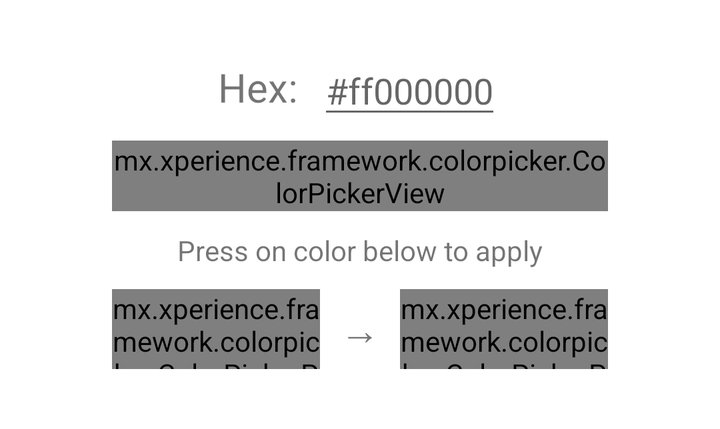
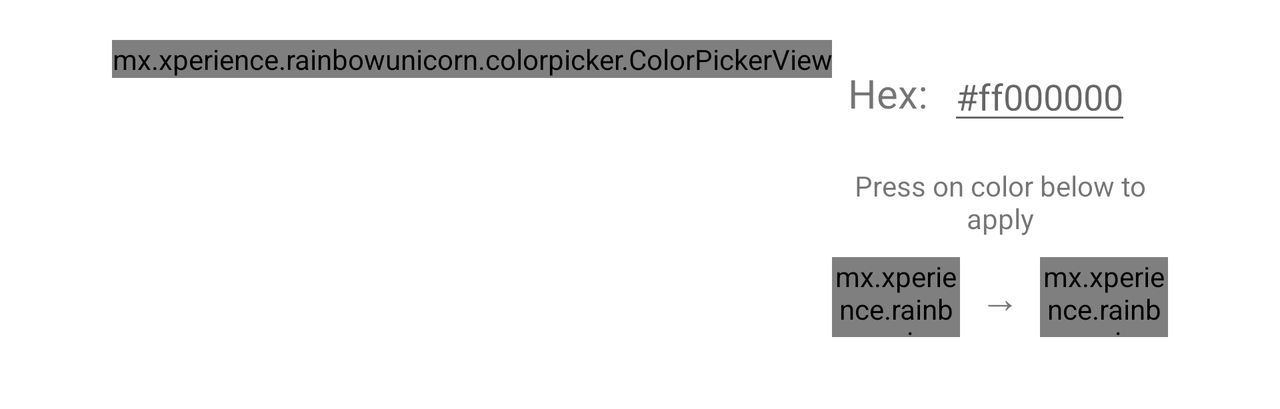

Two renders of one Android screen. The first uses the default layout on a phone; the second uses the alternative layout the repository ships for a different screen configuration, on a matching device. The two XML files are below.
<!-- AndroidManifest.xml: fallback theme Theme.MaterialComponents.DayNight.NoActionBar -->
<!-- res/layout/preference_color_picker.xml -->
<?xml version="1.0" encoding="utf-8"?>
<LinearLayout
    xmlns:android="http://schemas.android.com/apk/res/android"
    android:layout_width="wrap_content"
    android:layout_height="wrap_content"
    android:layout_marginStart="36dp"
    android:layout_marginEnd="36dp"
    android:padding="20dp"
    android:orientation="vertical">

    <LinearLayout
        android:layout_width="match_parent"
        android:layout_height="wrap_content"
        android:layout_marginBottom="6dp"
        android:layout_marginTop="3dp"
        android:gravity="center"
        android:orientation="horizontal">

        <TextView
            android:layout_width="wrap_content"
            android:layout_height="wrap_content"
            android:layout_marginEnd="10dp"
            android:text="@string/hex"
            android:textSize="20sp" />

        <EditText
            android:id="@+id/hex"
            android:layout_width="wrap_content"
            android:layout_height="wrap_content"
            android:inputType="text"
            android:maxLines="1"
            android:maxLength="7"
            android:hint="@string/hex_hint" />

    </LinearLayout>

    <mx.xperience.framework.colorpicker.ColorPickerView
        android:id="@+id/color_picker_view"
        android:layout_width="wrap_content"
        android:layout_height="wrap_content"
        android:tag="portrait" />

    <TextView
        android:layout_width="match_parent"
        android:layout_height="wrap_content"
        android:text="@string/press_color_to_apply"
        android:gravity="center"
        android:layout_marginTop="10dp"
        android:layout_marginBottom="10dp"
        android:textAppearance="?android:attr/textAppearanceSmall" />

    <LinearLayout
        android:layout_width="wrap_content"
        android:layout_height="40dp"
        android:orientation="horizontal"
        android:layout_marginBottom="10dp">

        <mx.xperience.framework.colorpicker.ColorPickerPanelView
            android:id="@+id/old_color_panel"
            android:layout_width="0px"
            android:layout_height="fill_parent"
            android:layout_weight="0.5" />

        <TextView
            android:layout_width="wrap_content"
            android:layout_height="fill_parent"
            android:text="@string/arrow_right"
            android:textSize="20sp"
            android:gravity="center"
            android:layout_marginLeft="10dp"
            android:layout_marginRight="10dp" />

        <mx.xperience.framework.colorpicker.ColorPickerPanelView
            android:id="@+id/new_color_panel"
            android:layout_width="0px"
            android:layout_height="wrap_content"
            android:layout_weight="0.5" />

    </LinearLayout>

</LinearLayout>
<!-- resources referenced by this layout -->
<resources>
  <string name="arrow_right">→</string>
  <string name="hex">Hex:</string>
  <string name="hex_hint">#ff000000</string>
  <string name="press_color_to_apply">Press on color below to apply</string>
</resources>
<!-- res/layout-land/preference_color_picker.xml (the repository's variant of the layout above) -->
<!-- drawn on the phone turned sideways -->
<?xml version="1.0" encoding="utf-8"?>
<LinearLayout
    xmlns:android="http://schemas.android.com/apk/res/android"
    android:layout_width="wrap_content"
    android:layout_height="wrap_content"
    android:layout_marginStart="36dp"
    android:layout_marginEnd="36dp"
    android:padding="20dp"
    android:orientation="horizontal">

    <mx.xperience.rainbowunicorn.colorpicker.ColorPickerView
        android:id="@+id/color_picker_view"
        android:layout_width="wrap_content"
        android:layout_height="wrap_content"
        android:tag="landscape" />

    <LinearLayout
        android:layout_width="match_parent"
        android:layout_height="wrap_content"
        android:layout_marginBottom="6dp"
        android:layout_marginTop="3dp"
        android:gravity="center"
        android:orientation="vertical">

        <LinearLayout
            android:layout_width="match_parent"
            android:layout_height="wrap_content"
            android:layout_marginBottom="6dp"
            android:layout_marginTop="3dp"
            android:gravity="center"
            android:orientation="horizontal">

            <TextView
                android:layout_width="wrap_content"
                android:layout_height="wrap_content"
                android:layout_marginEnd="10dp"
                android:text="@string/hex"
                android:textSize="20sp" />

            <EditText
                android:id="@+id/hex"
                android:layout_width="wrap_content"
                android:layout_height="wrap_content"
                android:hint="@string/hex_hint" />

            <ImageButton
                android:id="@+id/enter"
                android:layout_width="wrap_content"
                android:layout_height="wrap_content"
                android:layout_marginStart="10dp"
                android:background="@android:color/transparent"
                android:gravity="center"
                android:src="@drawable/ic_action_set" />
        </LinearLayout>

        <TextView
            android:layout_width="match_parent"
            android:layout_height="wrap_content"
            android:text="@string/press_color_to_apply"
            android:gravity="center"
            android:layout_marginTop="10dp"
            android:layout_marginBottom="10dp"
            android:textAppearance="?android:attr/textAppearanceSmall" />

        <LinearLayout
            android:layout_width="wrap_content"
            android:layout_height="40dp"
            android:orientation="horizontal"
            android:layout_marginBottom="10dp">

            <mx.xperience.rainbowunicorn.colorpicker.ColorPickerPanelView
                android:id="@+id/old_color_panel"
                android:layout_width="0px"
                android:layout_height="fill_parent"
                android:layout_weight="0.5" />

            <TextView
                android:layout_width="wrap_content"
                android:layout_height="fill_parent"
                android:text="@string/arrow_right"
                android:textSize="20sp"
                android:gravity="center"
                android:layout_marginLeft="10dp"
                android:layout_marginRight="10dp" />

            <mx.xperience.rainbowunicorn.colorpicker.ColorPickerPanelView
                android:id="@+id/new_color_panel"
                android:layout_width="0px"
                android:layout_height="wrap_content"
                android:layout_weight="0.5" />
        </LinearLayout>

    </LinearLayout>

</LinearLayout>
